Frame 1 (no input): blank canvas, image omitted
Frame 60 (the mouse pressed at the canvas centre just before this capture): blank canvas, image omitted
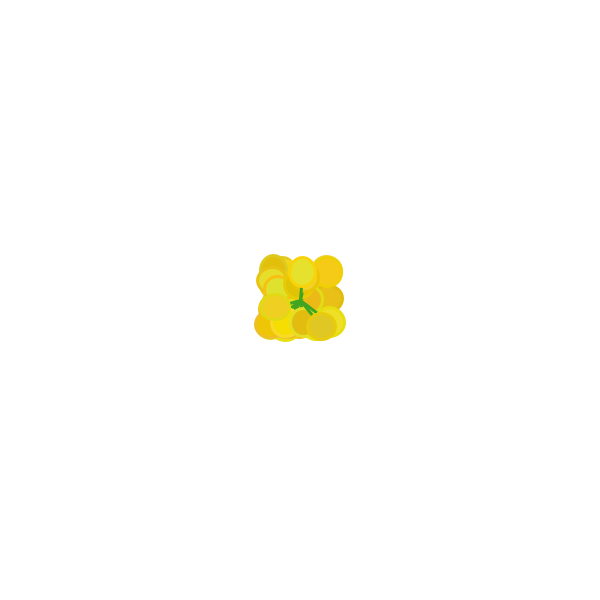
Frame 120 (the mouse held since frame 60 and released just before this capture)

The Processing sketch whose frames 1 and 60 were blank and that drew this single picture after the mouse press (run headless with seeded random() and noise(); from frame 60 on, the mouse is pressed at the canvas centre):

// Processing sketch: s009_flowery_painter
// ── s009_flowery_painter.pde
void setup() {
  size(600, 600);
  background(255);
}

void draw() {
  // draw things only if the mouse is pressed
  if (mousePressed) {
    
    // start point at the center of the screen
    float startX = width/2;
    float startY = height/2;
    
    // end point somewhere around the mouse position
    float endX = mouseX + random(-30, 30);
    float endY = mouseY + random(-30, 30);

    // make a line between start and end points
    strokeWeight(3);
    stroke(#40A520);
    line(startX, startY, endX, endY);

    // draw circle at the end point
    stroke(random(220, 250), random(180, 230), random(50));
    fill(random(220, 250), random(180, 230), random(50));
    ellipse(endX, endY, random(25, 30), random(25, 30));
  }
}

void keyPressed() {
  // clear the screen when we press the space bar
  if(key == ' ') {
    background(255);
  }
  // save the image when we press 's'
  if(key == 's') {
    save(System.currentTimeMillis() + ".png");
  }
}
